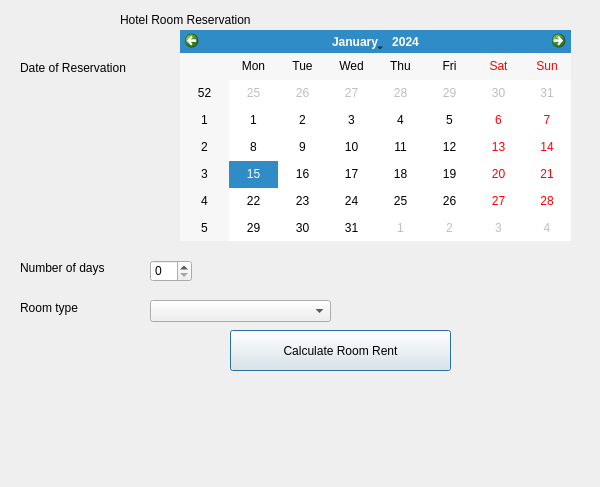
<?xml version="1.0" encoding="UTF-8"?>
<ui version="4.0">
 <class>Dialog</class>
 <widget class="QDialog" name="Dialog">
  <property name="geometry">
   <rect>
    <x>0</x>
    <y>0</y>
    <width>600</width>
    <height>487</height>
   </rect>
  </property>
  <property name="windowTitle">
   <string>Dialog</string>
  </property>
  <widget class="QCalendarWidget" name="calendarWidget">
   <property name="geometry">
    <rect>
     <x>180</x>
     <y>30</y>
     <width>391</width>
     <height>211</height>
    </rect>
   </property>
  </widget>
  <widget class="QLabel" name="label">
   <property name="geometry">
    <rect>
     <x>120</x>
     <y>10</y>
     <width>271</width>
     <height>20</height>
    </rect>
   </property>
   <property name="text">
    <string>Hotel Room Reservation</string>
   </property>
  </widget>
  <widget class="QLabel" name="label_2">
   <property name="geometry">
    <rect>
     <x>20</x>
     <y>60</y>
     <width>131</width>
     <height>16</height>
    </rect>
   </property>
   <property name="text">
    <string>Date of Reservation</string>
   </property>
  </widget>
  <widget class="QLabel" name="label_3">
   <property name="geometry">
    <rect>
     <x>20</x>
     <y>260</y>
     <width>131</width>
     <height>16</height>
    </rect>
   </property>
   <property name="text">
    <string>Number of days</string>
   </property>
  </widget>
  <widget class="QLabel" name="Enteredinfo">
   <property name="geometry">
    <rect>
     <x>10</x>
     <y>380</y>
     <width>581</width>
     <height>31</height>
    </rect>
   </property>
   <property name="text">
    <string/>
   </property>
  </widget>
  <widget class="QLabel" name="label_5">
   <property name="geometry">
    <rect>
     <x>20</x>
     <y>300</y>
     <width>91</width>
     <height>16</height>
    </rect>
   </property>
   <property name="text">
    <string>Room type</string>
   </property>
  </widget>
  <widget class="QLabel" name="RoomRentinfo">
   <property name="geometry">
    <rect>
     <x>20</x>
     <y>430</y>
     <width>571</width>
     <height>41</height>
    </rect>
   </property>
   <property name="text">
    <string/>
   </property>
  </widget>
  <widget class="QSpinBox" name="spinBox">
   <property name="geometry">
    <rect>
     <x>150</x>
     <y>260</y>
     <width>42</width>
     <height>22</height>
    </rect>
   </property>
  </widget>
  <widget class="QComboBox" name="comboBox">
   <property name="geometry">
    <rect>
     <x>150</x>
     <y>300</y>
     <width>181</width>
     <height>22</height>
    </rect>
   </property>
  </widget>
  <widget class="QPushButton" name="pushButton">
   <property name="geometry">
    <rect>
     <x>230</x>
     <y>330</y>
     <width>221</width>
     <height>41</height>
    </rect>
   </property>
   <property name="text">
    <string>Calculate Room Rent</string>
   </property>
  </widget>
 </widget>
 <resources/>
 <connections/>
</ui>
